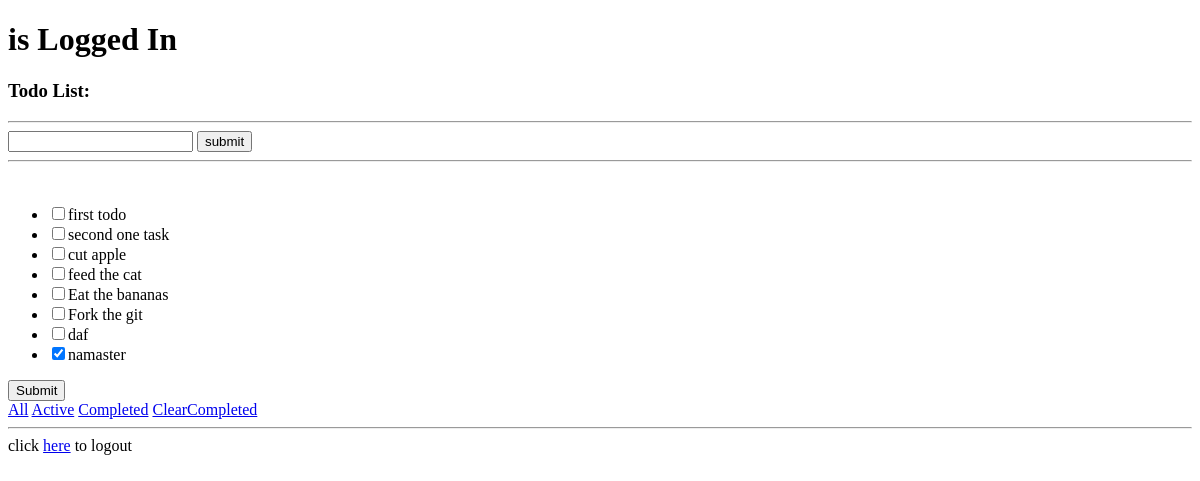
/todos/, run on an earlier commit of the app's database.
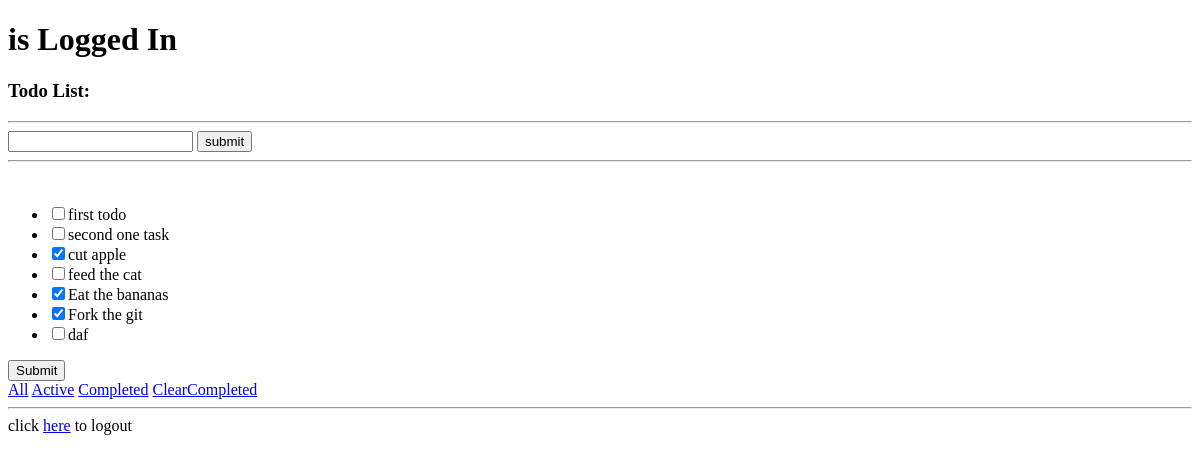
And on a later commit of the database.
### todos/models.py (models this page shows, shortened)
class Todo(models.Model):
    title = models.CharField(max_length=200)
    completed = models.BooleanField(null=False,default=False)
    created_at = models.DateTimeField(auto_now_add=True)

### todos/views.py (the view)
def index(request):
    todos = Todo.objects.all()
    context = {
        'todos':todos
    }
    if request.method == 'POST':
        title = request.POST['title']
        todo = Todo(title=title)
        todo.save()
        return render(request,'index.html',context)
    else:
        return render(request,'index.html',context)

### todos/templates/index.html (shortened to what this page needs)
<!DOCTYPE html>
<html lang="en">
<head>
</head>
<body>
<h1>{{ full_name }} is Logged In</h1>
<h3>Todo List:</h3><hr>
<form method="post" action="{% url 'index' %}">
    <input type="text" name="title" id="title"/>
    <input type="submit" value="submit" />
</form>
<hr>
<br>
<form method="post" action="{% url 'save_state'%}">
<ul>
{% for todo in todos %}
<li>  <input type="checkbox" id="{{ todo.title }}" name="{{ todo.title }}" value=" " {% if todo.completed is True %} checked = "checked" {% endif %} >{{ todo.title }}   </li>
{% endfor %}
</ul>
 <input type="submit" value="Submit">
</form>
<a href="/todos/">All</a>
<a href="/todos/active">Active</a>
<a href="/todos/completed">Completed</a>
<a href="/todos/clear_completed">ClearCompleted</a>
<hr>
click <a href="/accounts/logout/">here</a> to logout
</body>
</html>

What changed in the data, as far as the page shows it:
removed Todo: completed "☑", title "namaster"
changed Todo "cut apple": completed "☐" → "☑"
changed Todo "Eat the bananas": completed "☐" → "☑"
changed Todo "Fork the git": completed "☐" → "☑"
